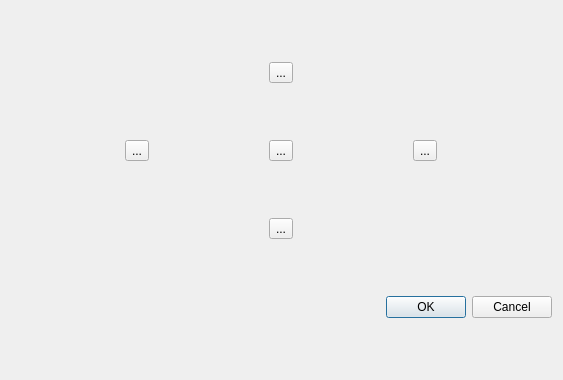
<?xml version="1.0" encoding="UTF-8"?>
<ui version="4.0">
 <class>MoveToolDialog</class>
 <widget class="QDialog" name="MoveToolDialog">
  <property name="geometry">
   <rect>
    <x>0</x>
    <y>0</y>
    <width>563</width>
    <height>380</height>
   </rect>
  </property>
  <property name="windowTitle">
   <string>Dialog</string>
  </property>
  <layout class="QVBoxLayout" name="verticalLayout">
   <item>
    <layout class="QHBoxLayout" name="horizontalLayout_2">
     <item>
      <widget class="QToolButton" name="up">
       <property name="text">
        <string>...</string>
       </property>
      </widget>
     </item>
    </layout>
   </item>
   <item>
    <layout class="QHBoxLayout" name="horizontalLayout">
     <item>
      <widget class="QToolButton" name="left">
       <property name="text">
        <string>...</string>
       </property>
      </widget>
     </item>
     <item>
      <widget class="QToolButton" name="home">
       <property name="text">
        <string>...</string>
       </property>
      </widget>
     </item>
     <item>
      <widget class="QToolButton" name="right">
       <property name="text">
        <string>...</string>
       </property>
      </widget>
     </item>
    </layout>
   </item>
   <item>
    <layout class="QHBoxLayout" name="horizontalLayout_3">
     <item>
      <widget class="QToolButton" name="bottom">
       <property name="text">
        <string>...</string>
       </property>
      </widget>
     </item>
    </layout>
   </item>
   <item>
    <widget class="QDialogButtonBox" name="buttonBox">
     <property name="standardButtons">
      <set>QDialogButtonBox::Cancel|QDialogButtonBox::Ok</set>
     </property>
    </widget>
   </item>
  </layout>
 </widget>
 <resources/>
 <connections/>
</ui>
